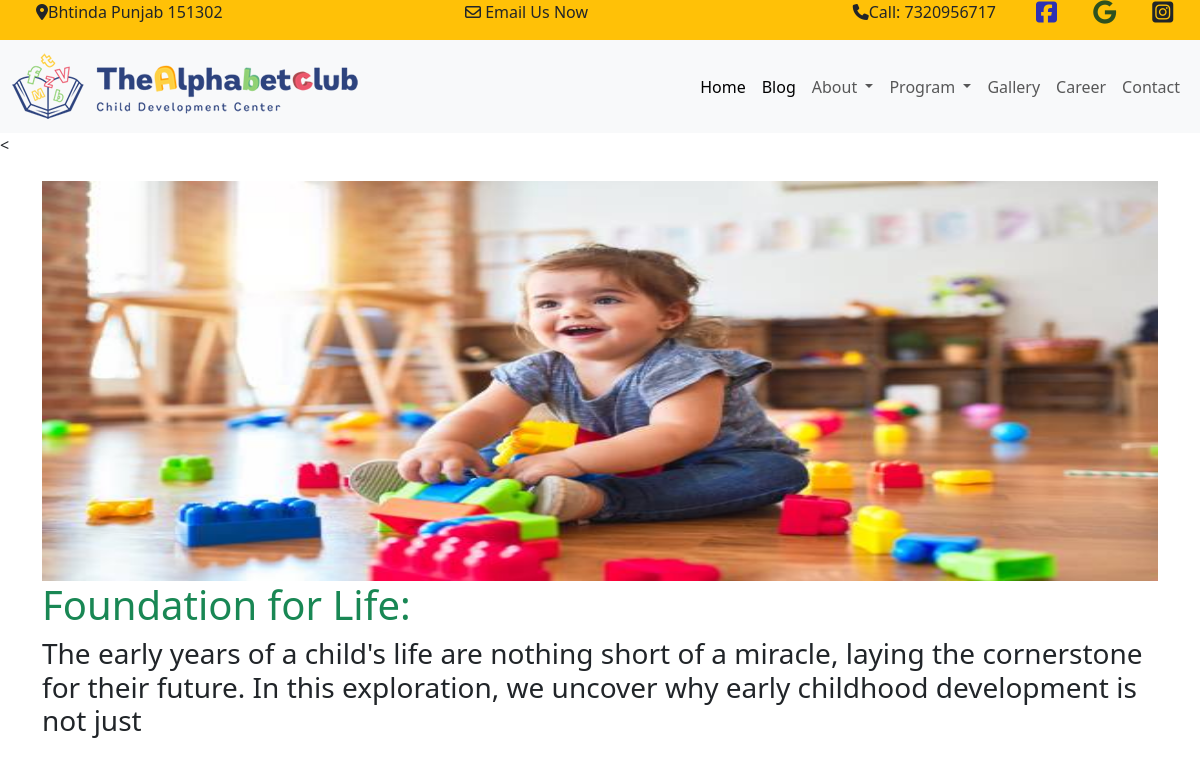
The app's page /blog-details.php?id=3 with its own data.
### tables this page shows
CREATE TABLE `tbblog` (
  `id` int(11) NOT NULL,
  `title` varchar(100) NOT NULL,
  `image` varchar(100) NOT NULL,
  `description` text NOT NULL,
  `submitby` varchar(100) NOT NULL,
  `currentdate` datetime NOT NULL
);

### blog-details.php (the view)
<?php
include "header.php";?>
<
<div class="container">
<div class="row">
<?php
$id=mysqli_real_escape_string($con,$_GET['id']);
$qry="select * from tbblog where id='$id' ";
$run=mysqli_query($con,$qry);
while($data=mysqli_fetch_array($run))
{
    echo "<div class='col-lg-12 mt-4'text-center>
    <img  src='uploads/".$data['image']."' width='100%' height='400px'>
     <h1 class=text-success>".$data['title']."</h1>
      <h3>".$data['description']."</h3>
       <h3>".$data['submitby']." </h3>
     <a href='blog-details.php?id=" .$data['id']."'></a>
    </div>";
}
?>
</div>

### records on screen
tbblog: image (picture), title "Foundation for Life:", description "The early years of a child's life are nothing short of a miracle, laying the cornerstone for their future. In this exploration, we uncover why early childhood development is not just"
